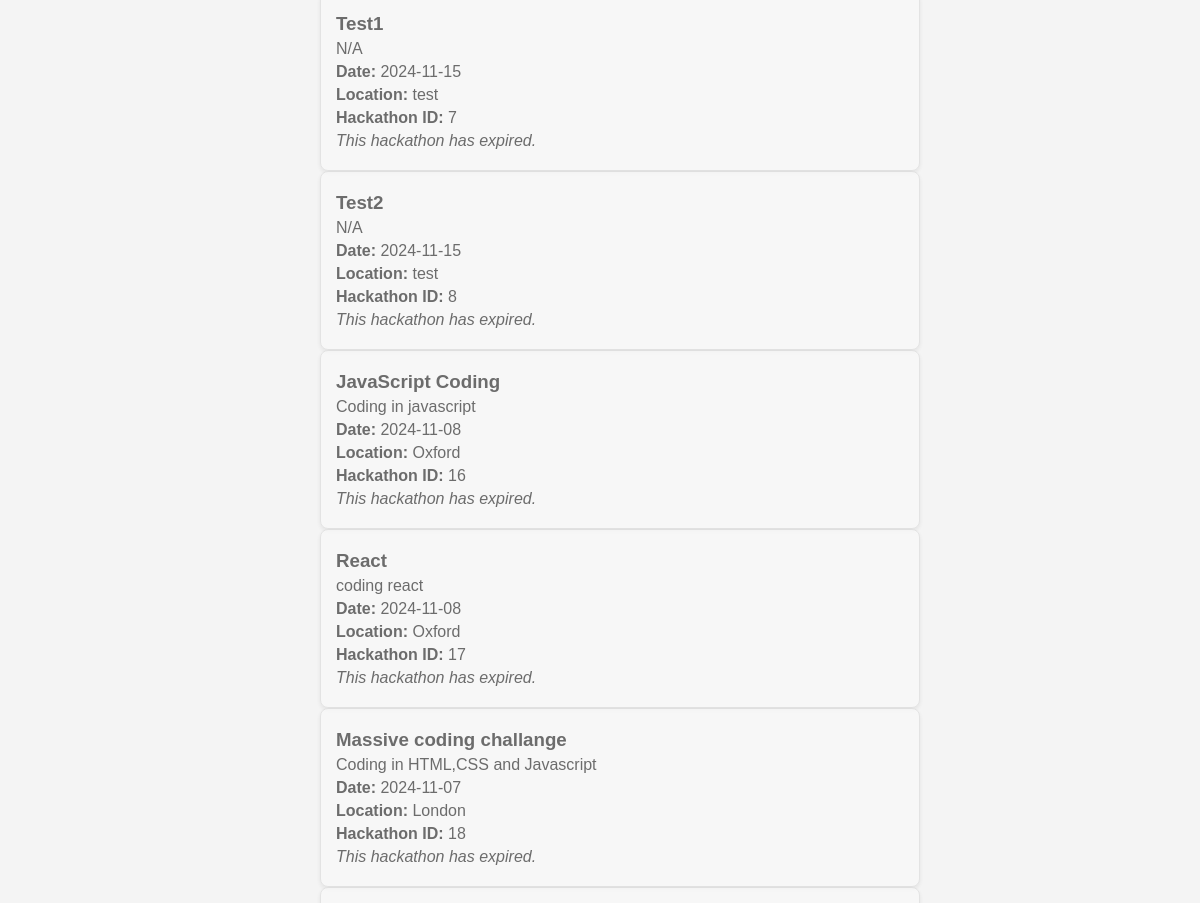
Page /hack (signed in, middle part) on the earlier database version.
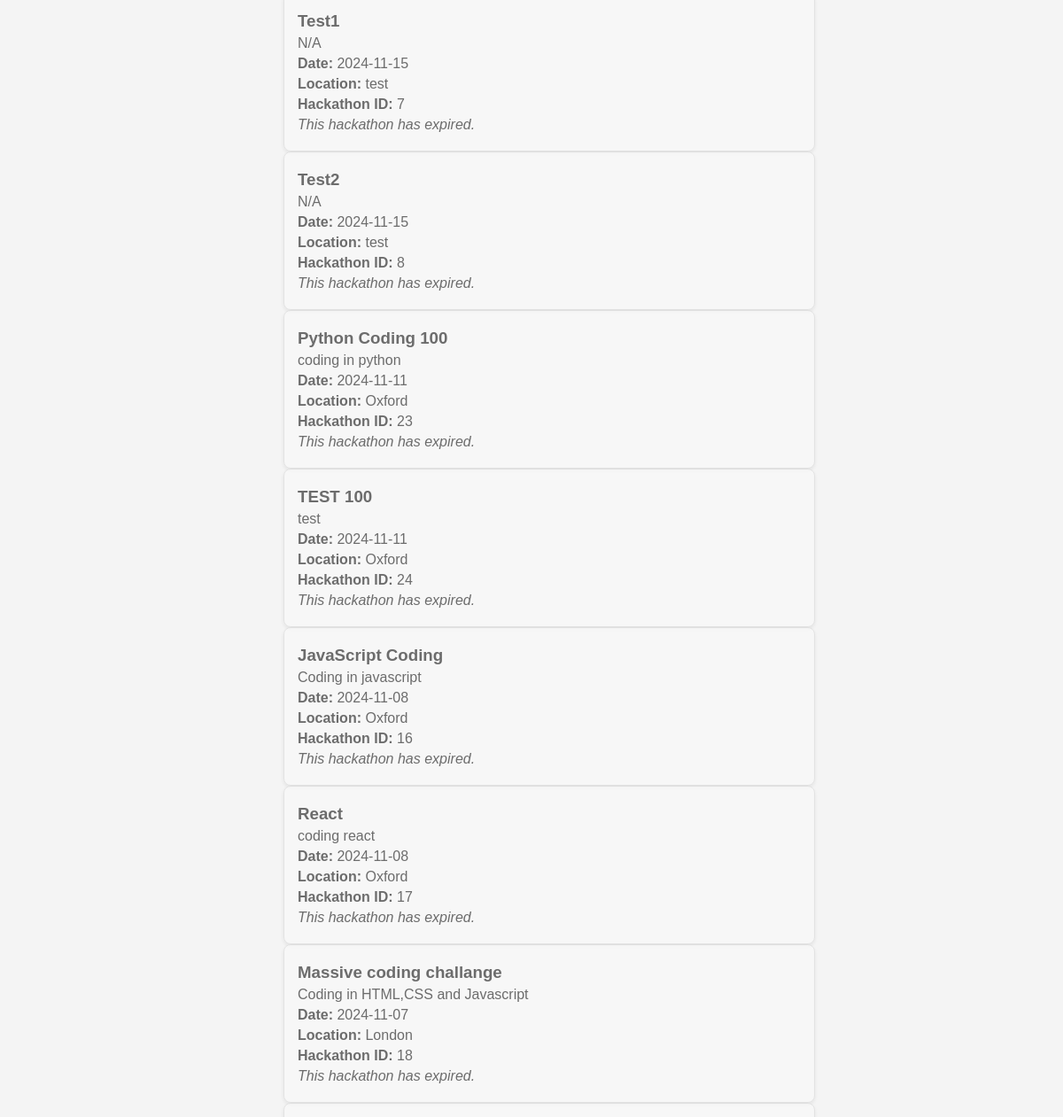
Same page on the later database version.
### tables this page shows
CREATE TABLE hackathons (
    id INTEGER PRIMARY KEY AUTOINCREMENT,
    title TEXT NOT NULL,
    description TEXT NOT NULL,
    date TEXT NOT NULL,
    location TEXT NOT NULL
);

### app.py (the view, shortened to what this page needs)
@app.route('/hack', methods=['GET'])
def hack():
    if 'username' not in session:
        flash("Please log in to view hackathons.", "error")
        return redirect(url_for('home'))
    username = session['username']
    today = datetime.now().date()
    user_profile = query_db("SELECT skills FROM user_profiles WHERE username = ?", [username], one=True)
    user_skills = user_profile[0].split(',') if user_profile and user_profile[0] else []
    if user_skills:
        skill_conditions = " OR ".join([
            "(LOWER(title) LIKE LOWER(?) OR LOWER(description) LIKE LOWER(?))"
            for _ in user_skills
        ])
        skill_params = [f"%{skill.strip().lower()}%" for skill in user_skills for _ in range(2)]
        matching_hackathons = query_db(f"""
            SELECT h.id, h.title, h.description, h.date, h.location,
                   CASE WHEN p.username IS NOT NULL THEN 1 ELSE 0 END AS joined
            FROM hackathons h
            LEFT JOIN participants p ON h.id = p.hackathon_id AND p.username = ?
            WHERE h.date >= ? AND ({skill_conditions})
            ORDER BY h.date ASC
        """, [username, today] + skill_params)
        other_hackathons = query_db(f"""
            SELECT h.id, h.title, h.description, h.date, h.location,
                   CASE WHEN p.username IS NOT NULL THEN 1 ELSE 0 END AS joined
            FROM hackathons h
            LEFT JOIN participants p ON h.id = p.hackathon_id AND p.username = ?
            WHERE h.date >= ? AND NOT ({skill_conditions})
            ORDER BY h.date ASC
        """, [username, today] + skill_params)
    expired_hackathons = query_db("""
        SELECT h.id, h.title, h.description, h.date, h.location,
               CASE WHEN p.username IS NOT NULL THEN 1 ELSE 0 END AS joined
        FROM hackathons h
        LEFT JOIN participants p ON h.id = p.hackathon_id AND p.username = ?
        WHERE h.date < ?
        ORDER BY h.date DESC
    """, [username, today])
    return render_template('hack.html', matching_hackathons=matching_hackathons, other_hackathons=other_hackathons, expired_hackathons=expired_hackathons)

### app.py (called while the page is built)
def get_db():
     db = sqlite3.connect('database.sqlite')
     db.row_factory = sqlite3.Row
     return db

def query_db(query, args=(), one=False):
     cur = get_db().execute(query, args)
     rv = cur.fetchall()
     cur.close()
     return (rv[0] if rv else None) if one else rv

### templates/hack.html (shortened to what this page needs)
<!DOCTYPE html>
<html lang="en">
<head>
    <link rel="stylesheet" href="{{ url_for('static', filename='css/hack.css') }}">
</head>
<body>
    <main class="container">
        <div id="hackathon-feed">
            <div id="expired-hackathons">
                {% for hackathon in expired_hackathons %}
                <div class="hackathon-post expired">
                    <h3>{{ hackathon.title }}</h3>
                    <p>{{ hackathon.description }}</p>
                    <p><strong>Date:</strong> {{ hackathon.date }}</p>
                    <p><strong>Location:</strong> {{ hackathon.location }}</p>
                    <p><strong>Hackathon ID:</strong> {{ hackathon.id }}</p>
                    <p class="expired-note">This hackathon has expired.</p>
                </div>
                {% endfor %}
            </div>
        </div>
    </main>
</body>
</html>

### static/css/hack.css (style rules this page uses)
* { margin: 0; padding: 0; box-sizing: border-box; }
body { font-family: Arial, Helvetica, sans-serif; background-color: #f4f4f4; }
.container { width: 70%; margin: 20px auto; padding: 20px; display: flex; flex-direction: column; align-items: center; margin-left: 25%; }
#hackathon-feed { width: 100%; display: flex; flex-direction: column; gap: 25px; }
.hackathon-post { background-color: white; padding: 15px; border-radius: 8px; box-shadow: 0px 2px 4px rgba(0, 0, 0, 0.1); border: 1px solid #ddd; width: 100%; max-width: 600px; word-wrap: break-word; }
.hackathon-post h3, .hackathon-post p { text-align: left; margin: 5px 0; color: #333; }
.expired { opacity: 0.7; background-color: #f9f9f9; }
.expired-note { color: red; font-style: italic; }

Differences in the rows shown:
added hackathons: title "Python Coding 100", description "coding in python", date "2024-11-11", location "Oxford", id "23"
added hackathons: title "TEST 100", description "test", date "2024-11-11", location "Oxford", id "24"
